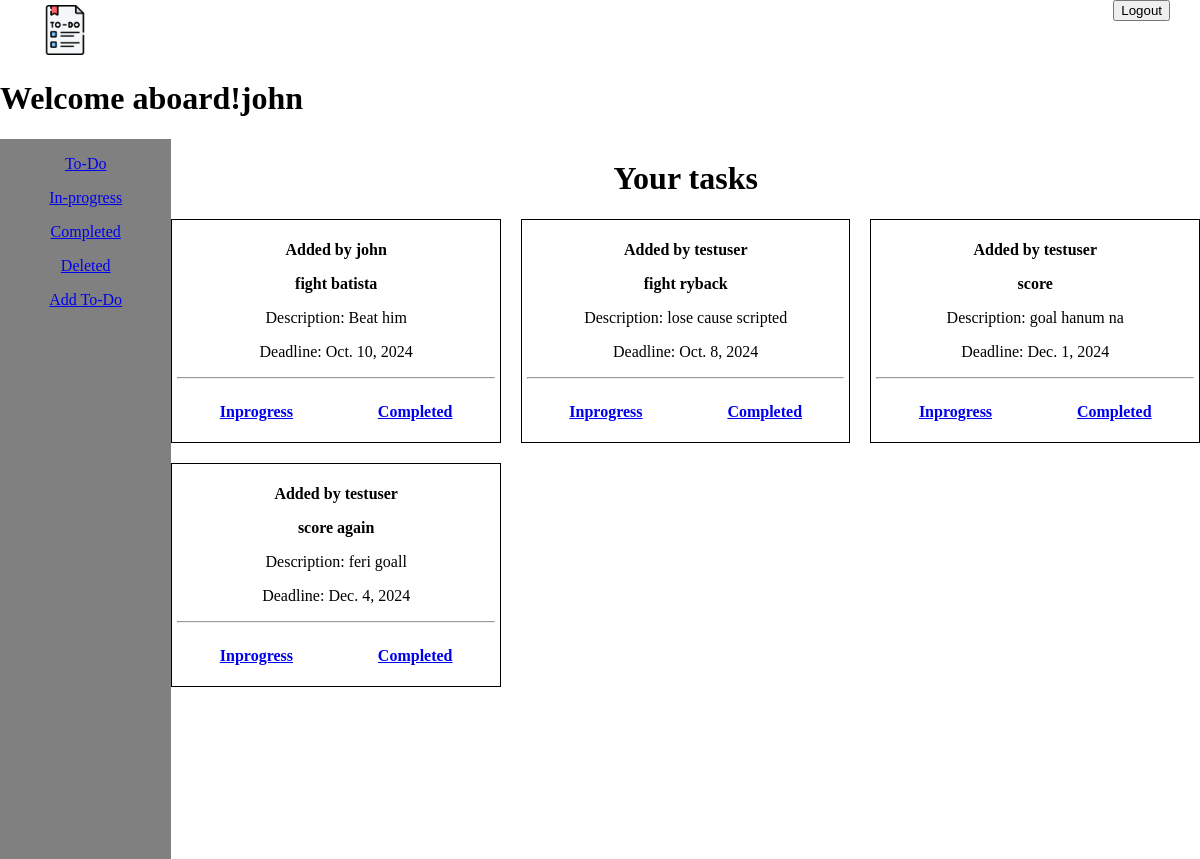
/ (signed in), run on the app's committed database.
### base/models.py (models this page shows, shortened)
class Task(models.Model):
    STATUS_CHOICES= [
        ('todo', 'ToDo'),
        ('inporgress', 'InProgress'),
        ('completed', 'Completed'),
        ('deleted', 'Deleted'),
    ]
    user = models.ForeignKey(User, on_delete=models.CASCADE,null=True,)
    title = models.CharField(max_length=200)
    description = models.TextField()
    deadline = models.DateField()
    status = models.CharField(max_length=10, choices=STATUS_CHOICES, default='todo')
    created = models.DateTimeField(auto_now_add=True)

### base/views.py (the view)
# urls.py: path('', views.home, name='home'),
def home(request):
    now = timezone.now().date()  # Get the current date, ignoring the time
    expired_tasks = Task.objects.filter(deadline__lt=now) #lt bhaneko less than
    expired_tasks.update(status='deleted')
    tasks = Task.objects.filter(status='todo')
    context={'tasks': tasks}
    return render(request, 'base/home.html', context)

### base/templates/base/home.html
{% extends 'main.html' %}
{% load static  %}
{% block content %}
<link rel="stylesheet" type="text/css" href="/static/css/home.css">
<link rel="stylesheet" type="text/css" href="/static/css/side.css">
<body class="h">
    <h1>Welcome aboard!{{user.username }}</h1>
<div class="container">
    {% include 'base/sidebar.html' %}
    <div class="land">
        <h1>Your tasks</h1>
        <div class="box">
            {% for x in tasks %}
            <div class="task-item">
                <p><strong>Added by {{ x.user.username|default:"testuser" }}</strong></p>
                <p><b>{{x.title}}</b></p>
                <p>Description: {{x.description}}</p>
                <p>Deadline: {{x.deadline}}</p>
                <hr>
                <div class="below">
                    <a href="{% url 'change_p' x.id %}"><p><strong>Inprogress</strong></p></a>
                    <a href="{% url 'changeto_completed' x.id %}"><p><strong>Completed</strong></p></a>
                </div>
            </div>
            {% endfor %}
        </div>
    </div>
</div>
</body>
{% endblock %}

### static/css/home.css (style rules this page uses)
.h { margin: 0%; padding: 0%; }
.container { display: grid; grid-template-columns: 0.5fr 3fr; height: 90vh; }
.land h1 { text-align: center; }
.box { display: grid; grid-template-columns: 1fr 1fr 1fr; gap: 20px; }
.task-item { border: 1px solid #000; padding: 5px; text-align: center; }
.box .below { display: flex; justify-content: space-around; }

### data on the page
Task: user.username "john", title "fight batista", description "Beat him", deadline "Oct. 10, 2024"
Task: user.username "testuser", title "fight ryback", description "lose cause scripted", deadline "Oct. 8, 2024"
Task: user.username "testuser", title "score", description "goal hanum na", deadline "Dec. 1, 2024"
Task: user.username "testuser", title "score again", description "feri goall", deadline "Dec. 4, 2024"

### other printed values
{{ user.username }} "john"
